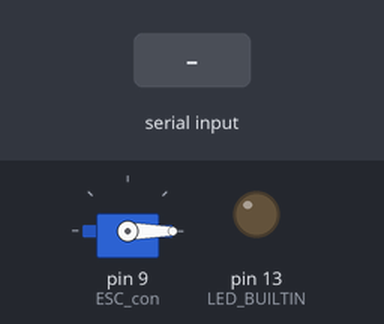
Bench run of a sketch on a simulated Arduino Uno, built with avr-gcc and run on an emulated ATmega328P. On the bench: servo, output pins drawn as LEDs (lit = HIGH). The inputs (shaded band) are chosen by the test bench. What the sketch prints to the serial monitor is not drawn.

Above: at 1.2 s.
1.3 s: "H" received over Serial
At 2.0 s:
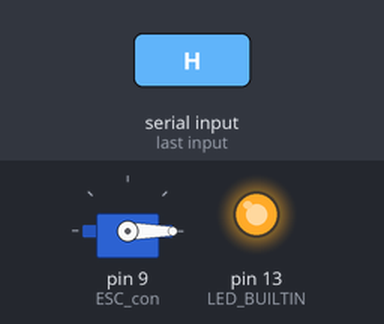
2.8 s: "c" received over Serial
At 3.1 s:
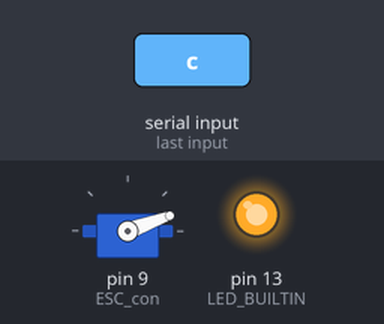
4.3 s: "L" received over Serial
At 5.5 s:
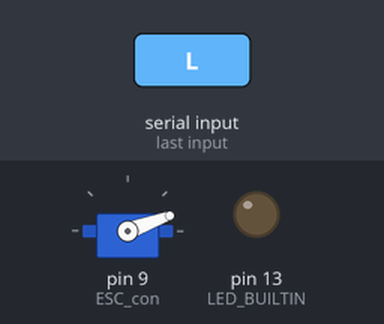
5.8 s: "e" received over Serial
At 6.6 s:
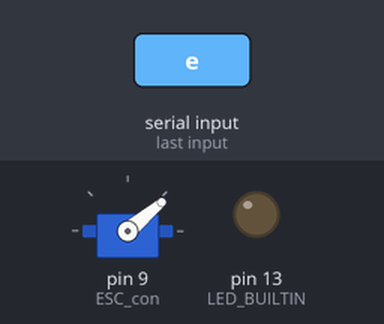
7.3 s: "H" received over Serial
At 7.7 s:
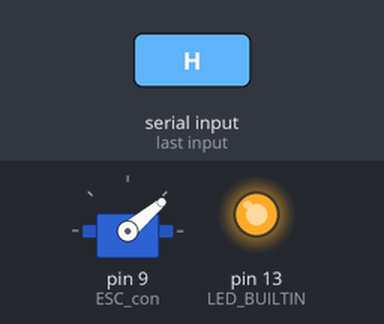
8.8 s: "a" received over Serial
At 10.1 s:
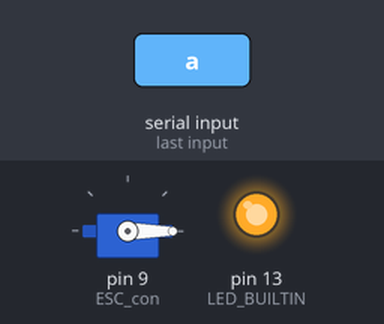
Timing chart, 0 to 11.3 s (numbered marks = the images above; inputs shaded):
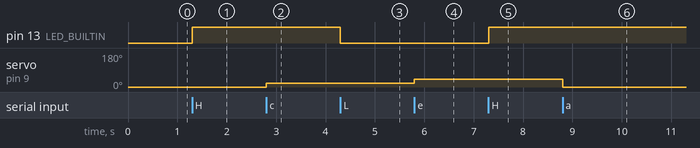

The sketch:

ESC_control_firmware.ino
```cpp
/*
 *  Author: René A. Cartaya López
 *
 * Goal: ESC Control of a brusheless motor
 *
 */

#include <Servo.h>
char data;
Servo ESC_con;  // create servo object to control a servo
int velocity = 0;    // variable to store the servo position

void setup()
{
  Serial.begin(9600);
  pinMode(LED_BUILTIN, OUTPUT);
  digitalWrite (LED_BUILTIN, LOW); //initially set to low
  Serial.println("Basic building block for CNC Control #2");
  ESC_con.attach(9);  // attaches the servo on pin 9 to the servo object
}

void loop()
{
while (Serial.available())
  {
    data = Serial.read();
  }

  if (data == 'H')
  digitalWrite(LED_BUILTIN, HIGH);   // turn the LED on (HIGH is the voltage level)


  if (data == 'L')
  digitalWrite(LED_BUILTIN, LOW);    // turn the LED off by making the voltage LOW

  if  (data == 'a')
  velocity = 0;
  ESC_con.write(velocity);              // set the velocity of rotation

  if  (data == 'b')
  velocity = 10;
  ESC_con.write(velocity);              // set the velocity of rotation

  if  (data == 'c')
  velocity = 20;
  ESC_con.write(velocity);              // set the velocity of rotation

  if  (data == 'd')
  velocity = 30;
  ESC_con.write(velocity);              // set the velocity of rotation

  if  (data == 'e')
  velocity = 40;
  ESC_con.write(velocity);              // set the velocity of rotation

  if  (data == 'f')
  velocity = 50;
  ESC_con.write(velocity);              // set the velocity of rotation
}
```

Measured:
- after the input at 1.3 s, pin 13 (LED_BUILTIN): LOW → HIGH at once
- after the input at 2.8 s, servo on pin 9 (ESC_con): 0° → 20° at once
- after the input at 4.3 s, pin 13 (LED_BUILTIN): HIGH → LOW at once
- after the input at 5.8 s, servo on pin 9 (ESC_con): 20° → 40° at once
- after the input at 7.3 s, pin 13 (LED_BUILTIN): LOW → HIGH at once
- after the input at 8.8 s, servo on pin 9 (ESC_con): 40° → 0° at once
